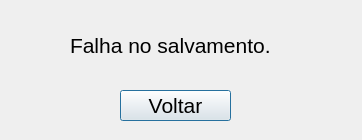
<?xml version="1.0" encoding="UTF-8"?>
<ui version="4.0">
 <class>ErroAtendimento</class>
 <widget class="QDialog" name="ErroAtendimento">
  <property name="geometry">
   <rect>
    <x>0</x>
    <y>0</y>
    <width>362</width>
    <height>140</height>
   </rect>
  </property>
  <property name="minimumSize">
   <size>
    <width>362</width>
    <height>140</height>
   </size>
  </property>
  <property name="maximumSize">
   <size>
    <width>362</width>
    <height>140</height>
   </size>
  </property>
  <property name="windowTitle">
   <string>Dialog</string>
  </property>
  <widget class="QPushButton" name="erroAtendimentoBotao">
   <property name="geometry">
    <rect>
     <x>120</x>
     <y>90</y>
     <width>111</width>
     <height>31</height>
    </rect>
   </property>
   <property name="font">
    <font>
     <family>Arial</family>
     <pointsize>16</pointsize>
    </font>
   </property>
   <property name="text">
    <string>Voltar</string>
   </property>
  </widget>
  <widget class="QLabel" name="erroIdentificacaoLabel">
   <property name="geometry">
    <rect>
     <x>70</x>
     <y>10</y>
     <width>231</width>
     <height>71</height>
    </rect>
   </property>
   <property name="font">
    <font>
     <family>Arial</family>
     <pointsize>16</pointsize>
    </font>
   </property>
   <property name="contextMenuPolicy">
    <enum>Qt::DefaultContextMenu</enum>
   </property>
   <property name="text">
    <string>Falha no salvamento.</string>
   </property>
   <property name="scaledContents">
    <bool>false</bool>
   </property>
   <property name="wordWrap">
    <bool>true</bool>
   </property>
  </widget>
 </widget>
 <resources/>
 <connections/>
</ui>
